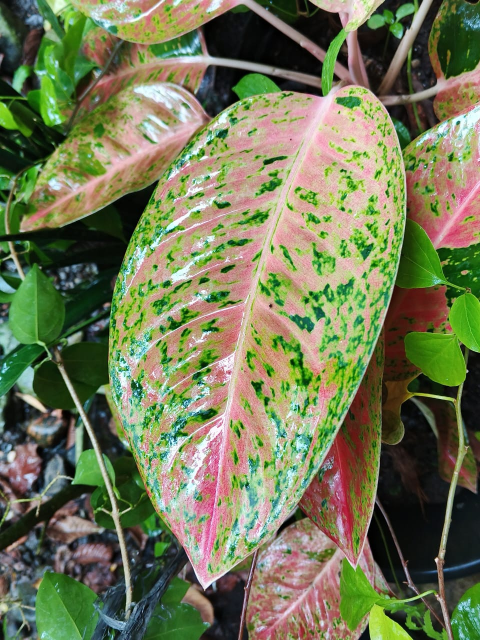
#> input picture aglaonema.jpeg, 960 x 1280 px (shown at 1/2 size)
$ jupyter execute tugas.ipynb
#> lines starting #> are read from the running program, lines starting #| are printed output that depends on the picture
[cell 1]
import cv2
import numpy as np
import matplotlib.pyplot as plt

# ==============================
# 1. BACA CITRA
# ==============================
img = cv2.imread("aglaonema.jpeg")
#> img is the input picture: shape (1280, 960, 3); mean B, G, R 86.3, 120.8, 114.3
img_rgb = cv2.cvtColor(img, cv2.COLOR_BGR2RGB)

print("Ukuran citra (HxWxC):", img.shape)
#| Ukuran citra (HxWxC): (1280, 960, 3)

plt.imshow(img_rgb)
plt.title("Citra Asli")
plt.axis("off")
plt.show()

# ==============================
# 2. REPRESENTASI MATRIKS & VEKTOR
# ==============================
print("\nMatriks 5x5 piksel pertama:")
print(img_rgb[:5, :5])
#> (printed output is left out)

vector = img_rgb.flatten()
print("\nVektor (10 elemen pertama):")
print(vector[:10])
#| [13 18 14 13 18 14 13 18 14 13]

# ==============================
# 3. ANALISIS PARAMETER CITRA
# ==============================
height, width, channel = img.shape
#> height = 1280; width = 960; channel = 3
bit_depth = img.itemsize * 8
#> bit_depth = 8
aspect_ratio = width / height
#> aspect_ratio = 0.75
memory_size_kb = img.nbytes / 1024
#> memory_size_kb = 3600

print("\n--- Analisis Parameter ---")
print("Resolusi:", width, "x", height)
#| Resolusi: 960 x 1280
print("Bit depth:", bit_depth, "bit")
#| Bit depth: 8 bit
print("Jumlah channel:", channel)
#| Jumlah channel: 3
print("Aspect ratio:", round(aspect_ratio,2))
#| Aspect ratio: 0.75
print("Ukuran memori (KB):", round(memory_size_kb,2))
#| Ukuran memori (KB): 3600.0

# Jika resolusi 2x dan bit depth setengah
new_width = width * 2
#> new_width = 1920
new_height = height * 2
#> new_height = 2560
new_bit_depth = bit_depth / 2
#> new_bit_depth = 4

new_memory = (new_width * new_height * channel * new_bit_depth) / 8 / 1024
#> new_memory = 7200
print("Perkiraan memori baru (KB):", round(new_memory,2))
#| Perkiraan memori baru (KB): 7200.0

# ==============================
# 4. MANIPULASI CITRA
# ==============================

# Cropping
crop = img_rgb[50:200, 50:200]
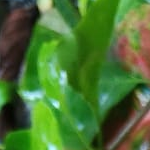
#> crop: shape (150, 150, 3); mean R, G, B 74.5, 114.4, 50.4

# Resizing
resize = cv2.resize(img_rgb, (200, 200))
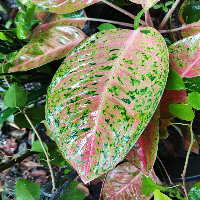
#> resize: shape (200, 200, 3); mean R, G, B 114.3, 120.7, 86.2

# Rotasi
rotate = cv2.rotate(img_rgb, cv2.ROTATE_90_CLOCKWISE)
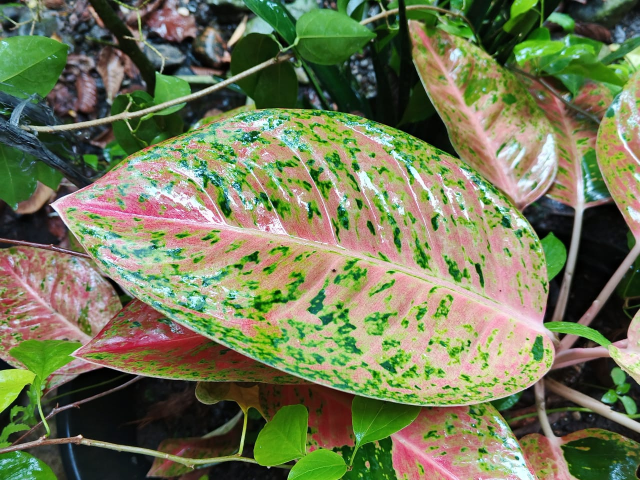
#> rotate: shape (960, 1280, 3) (shown at 1/2 size); mean R, G, B 114.3, 120.8, 86.3

# ==============================
# 5. TAMPILKAN HASIL
# ==============================

plt.figure(figsize=(8,8))

plt.subplot(2,2,1)
plt.title("Asli")
plt.imshow(img_rgb)
plt.axis("off")

plt.subplot(2,2,2)
plt.title("Crop")
plt.imshow(crop)
plt.axis("off")

plt.subplot(2,2,3)
plt.title("Resize")
plt.imshow(resize)
plt.axis("off")

plt.subplot(2,2,4)
plt.title("Rotate")
plt.imshow(rotate)
plt.axis("off")

plt.tight_layout()
plt.show()
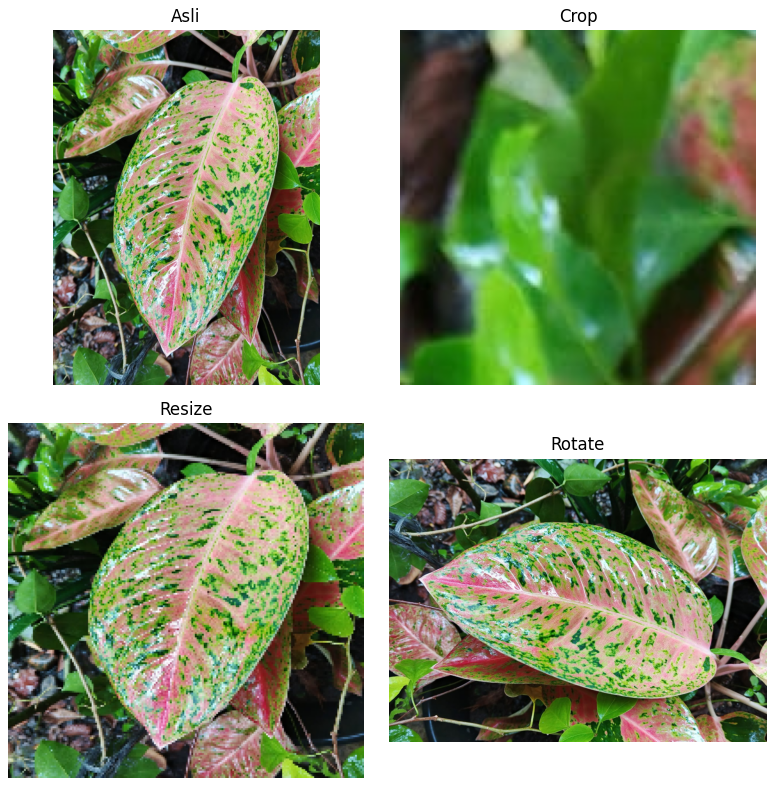
#> figure drawn by matplotlib, 4 panels

$ run again, with gambar3.jpeg copied over aglaonema.jpeg
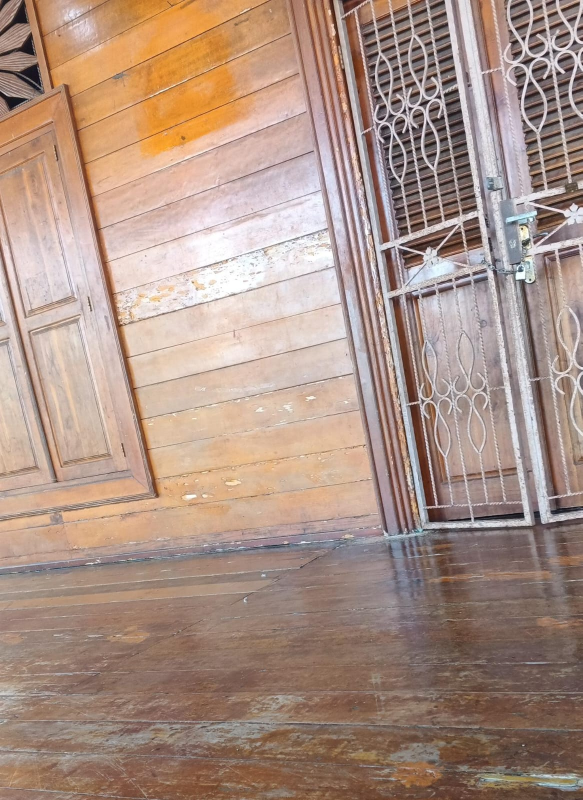
#> input picture gambar3.jpeg, 1165 x 1600 px (shown at 1/2 size)
#> img is the input picture: shape (1600, 1165, 3); mean B, G, R 133.6, 146.5, 171.7
#| Ukuran citra (HxWxC): (1600, 1165, 3)
#> (printed output is left out)
#| [152 122 111 165 137 126 134 109 102  83]
#> bit_depth = 8
#> memory_size_kb = 5460.9
#| Resolusi: 1165 x 1600
#| Bit depth: 8 bit
#| Jumlah channel: 3
#| Aspect ratio: 0.73
#| Ukuran memori (KB): 5460.94
#> new_bit_depth = 4
#> new_memory = 10921.9
#| Perkiraan memori baru (KB): 10921.88
#> `rotate = cv2.rotate(img_rgb, cv2.ROTATE_90_CLOCKWISE)`:
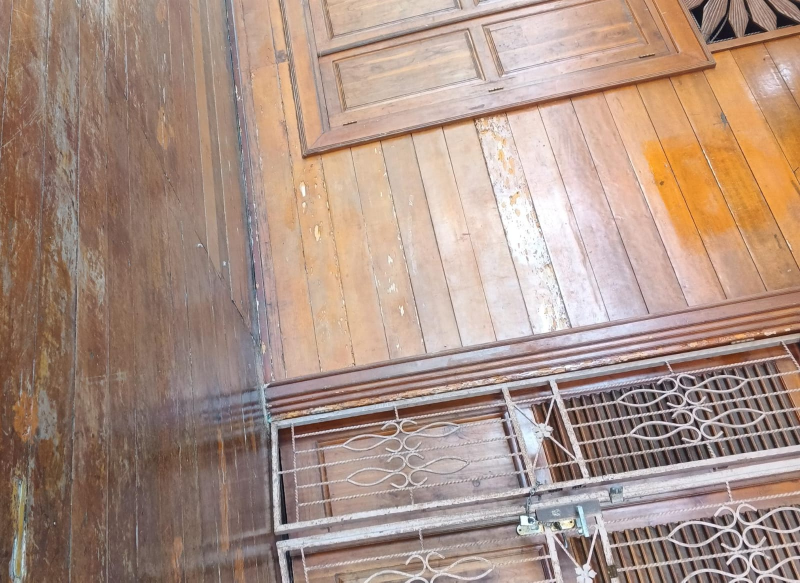
#> rotate: shape (1165, 1600, 3) (shown at 1/2 size); mean R, G, B 171.7, 146.5, 133.6
#> `plt.show()`:
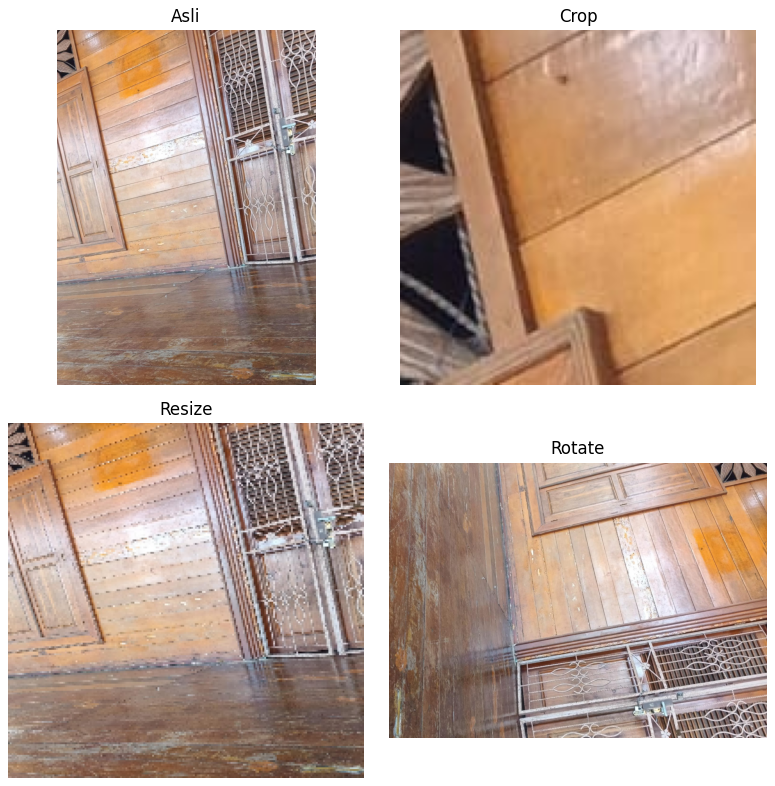
#> figure drawn by matplotlib, 4 panels
